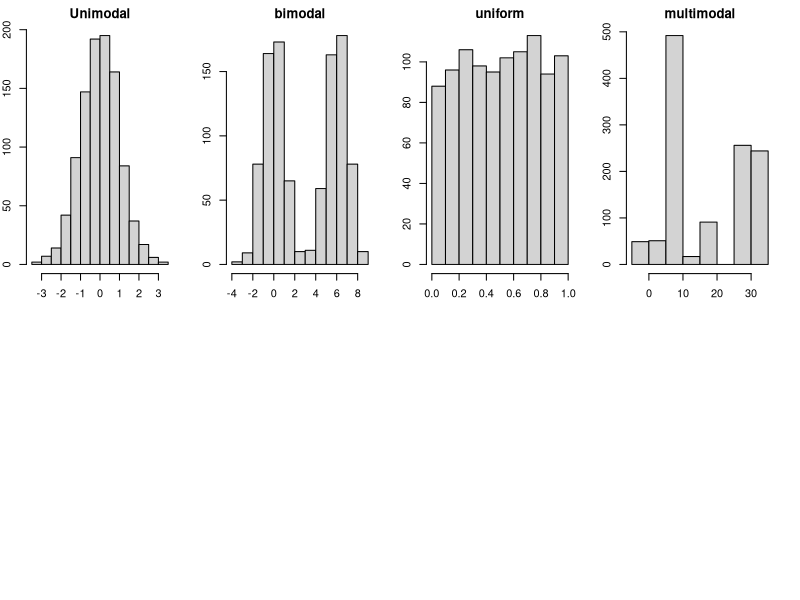
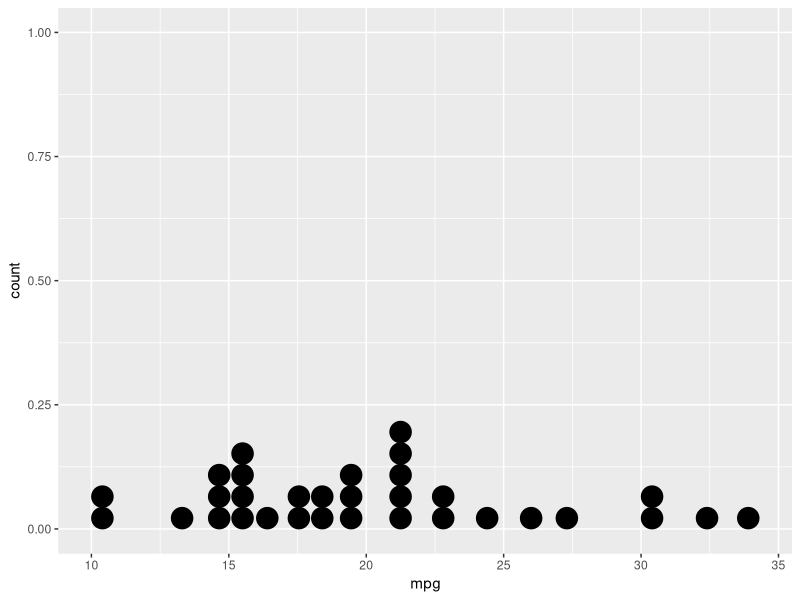
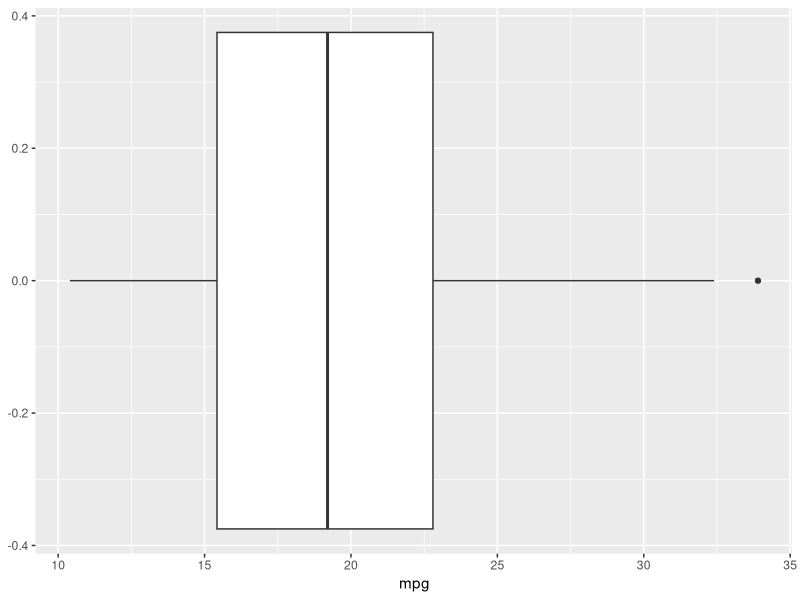
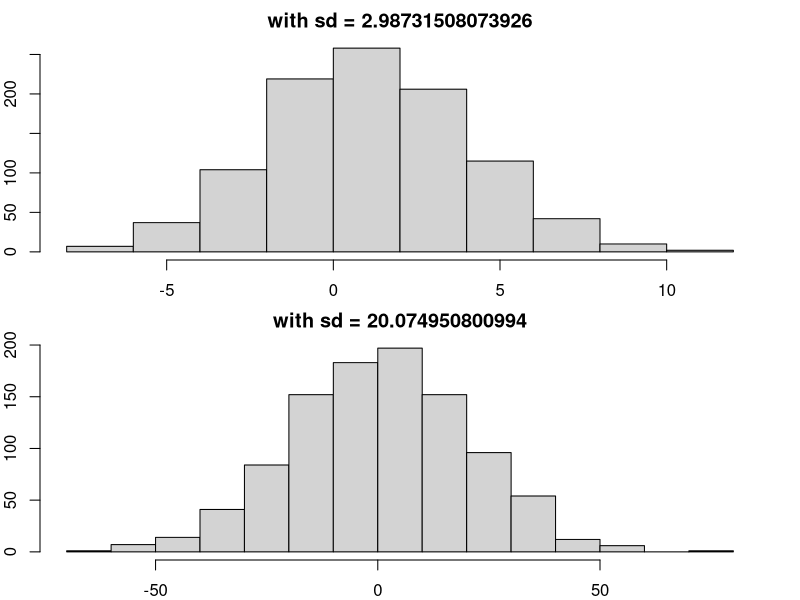

These figures' R source, in order:
## ---- chunk 1
knitr::opts_chunk$set(echo = TRUE)
## ---- chunk 2
par(mfrow = c(2,4), mar = c(2,2,2,2))
z <- rnorm(1000)
hist(z, main = "Unimodal")

z <- c(rnorm(500, 0), rnorm(500, 6))
hist(z, main = "bimodal")

z <- runif(1000)
hist(z, main = "uniform")
      
z <- c(rnorm(100, 0), rnorm(500, 8), rnorm(100, 16), rnorm(500, 30))
hist(z, main = "multimodal")
## ---- chunk 3
library(ggplot2)
ggplot(mtcars, aes(x=mpg)) + geom_dotplot()

## ---- chunk 4
library(ggplot2)
ggplot(mtcars, aes(x=mpg)) + geom_boxplot()

## ---- chunk 5
x <- rnorm(100)
mean(x)
## ---- chunk 6
median(x)
## ---- chunk 7
mode(x)
## ---- chunk 8
x <- rnorm(1000, mean =  1, sd = 3)
y <- rnorm(1000, mean =  1, sd = 20)

par(mfrow=c(2,1))

hist(x,  main = paste("with sd =", sd(x)))

hist(y,  main = paste("with sd =", sd(y)) )
## ---- chunk 9
x <- rnorm(1000, mean =  1, sd = 3)
y <- rnorm(1000, mean =  1, sd = 20)
IQR(x)
IQR(y)

# IQR(x) > IQR(y)
